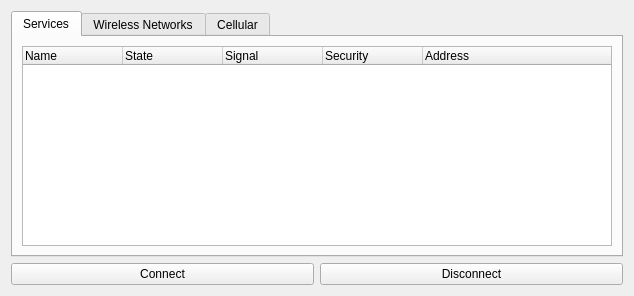
<?xml version="1.0" encoding="UTF-8"?>
<ui version="4.0">
 <class>qconnmanApp</class>
 <widget class="QWidget" name="qconnmanApp">
  <property name="geometry">
   <rect>
    <x>0</x>
    <y>0</y>
    <width>634</width>
    <height>296</height>
   </rect>
  </property>
  <property name="windowTitle">
   <string>QConnman</string>
  </property>
  <layout class="QGridLayout" name="gridLayout">
   <item row="0" column="0" colspan="2">
    <widget class="QTabWidget" name="tabWidget">
     <property name="currentIndex">
      <number>0</number>
     </property>
     <widget class="QWidget" name="tab">
      <attribute name="title">
       <string>Services</string>
      </attribute>
      <layout class="QGridLayout" name="gridLayout_2">
       <item row="0" column="0">
        <widget class="QTreeWidget" name="servicesTreeWidget">
         <property name="rootIsDecorated">
          <bool>false</bool>
         </property>
         <property name="animated">
          <bool>true</bool>
         </property>
         <property name="headerHidden">
          <bool>false</bool>
         </property>
         <column>
          <property name="text">
           <string>Name</string>
          </property>
         </column>
         <column>
          <property name="text">
           <string>State</string>
          </property>
         </column>
         <column>
          <property name="text">
           <string>Signal</string>
          </property>
         </column>
         <column>
          <property name="text">
           <string>Security</string>
          </property>
         </column>
         <column>
          <property name="text">
           <string>Address</string>
          </property>
         </column>
        </widget>
       </item>
      </layout>
     </widget>
     <widget class="QWidget" name="tab_2">
      <attribute name="title">
       <string>Wireless Networks</string>
      </attribute>
      <layout class="QGridLayout" name="gridLayout_3">
       <item row="0" column="0">
        <widget class="QTreeWidget" name="networksTreeWidget">
         <property name="alternatingRowColors">
          <bool>true</bool>
         </property>
         <property name="rootIsDecorated">
          <bool>false</bool>
         </property>
         <property name="sortingEnabled">
          <bool>true</bool>
         </property>
         <property name="animated">
          <bool>true</bool>
         </property>
         <property name="headerHidden">
          <bool>false</bool>
         </property>
         <attribute name="headerCascadingSectionResizes">
          <bool>true</bool>
         </attribute>
         <attribute name="headerDefaultSectionSize">
          <number>120</number>
         </attribute>
         <column>
          <property name="text">
           <string>Name</string>
          </property>
         </column>
         <column>
          <property name="text">
           <string>State</string>
          </property>
         </column>
         <column>
          <property name="text">
           <string>Signal</string>
          </property>
         </column>
         <column>
          <property name="text">
           <string>Security</string>
          </property>
         </column>
         <column>
          <property name="text">
           <string>BSSID</string>
          </property>
         </column>
        </widget>
       </item>
      </layout>
     </widget>
     <widget class="QWidget" name="tab_3">
      <attribute name="title">
       <string>Cellular</string>
      </attribute>
      <layout class="QGridLayout" name="gridLayout_4">
       <item row="0" column="0">
        <widget class="QTreeWidget" name="cellTreeWidget">
         <column>
          <property name="text">
           <string>Name</string>
          </property>
         </column>
         <column>
          <property name="text">
           <string>State</string>
          </property>
         </column>
         <column>
          <property name="text">
           <string>APN</string>
          </property>
         </column>
         <column>
          <property name="text">
           <string>Powered</string>
          </property>
         </column>
         <column>
          <property name="text">
           <string>Active</string>
          </property>
         </column>
        </widget>
       </item>
      </layout>
     </widget>
    </widget>
   </item>
   <item row="1" column="0">
    <widget class="QPushButton" name="connectButton">
     <property name="text">
      <string>Connect</string>
     </property>
    </widget>
   </item>
   <item row="1" column="1">
    <widget class="QPushButton" name="disconnectButton">
     <property name="text">
      <string>Disconnect</string>
     </property>
    </widget>
   </item>
  </layout>
 </widget>
 <resources/>
 <connections/>
</ui>
